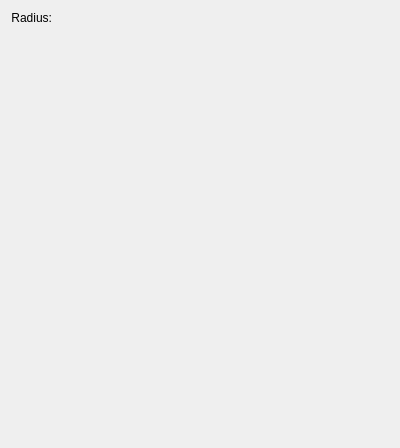
<?xml version="1.0" encoding="UTF-8"?>
<ui version="4.0">
 <class>WdgMyPaintOptions</class>
 <widget class="QWidget" name="WdgMyPaintOptions">
  <property name="geometry">
   <rect>
    <x>0</x>
    <y>0</y>
    <width>400</width>
    <height>448</height>
   </rect>
  </property>
  <property name="sizePolicy">
   <sizepolicy hsizetype="Preferred" vsizetype="Preferred">
    <horstretch>0</horstretch>
    <verstretch>0</verstretch>
   </sizepolicy>
  </property>
  <property name="minimumSize">
   <size>
    <width>400</width>
    <height>415</height>
   </size>
  </property>
  <layout class="QGridLayout" name="gridLayout" columnstretch="0,1">
   <item row="0" column="0">
    <widget class="QLabel" name="lbl_diameter">
     <property name="text">
      <string>Radius:</string>
     </property>
     <property name="alignment">
      <set>Qt::AlignRight|Qt::AlignTrailing|Qt::AlignVCenter</set>
     </property>
    </widget>
   </item>
   <item row="0" column="1">
    <widget class="KisDoubleSliderSpinBox" name="radiusSlider" native="true"/>
   </item>
   <item row="1" column="1">
    <spacer name="verticalSpacer">
     <property name="orientation">
      <enum>Qt::Vertical</enum>
     </property>
     <property name="sizeHint" stdset="0">
      <size>
       <width>20</width>
       <height>418</height>
      </size>
     </property>
    </spacer>
   </item>
  </layout>
 </widget>
 <customwidgets>
  <customwidget>
   <class>KisDoubleSliderSpinBox</class>
   <extends>QWidget</extends>
   <header>kis_slider_spin_box.h</header>
   <container>1</container>
  </customwidget>
 </customwidgets>
 <resources/>
 <connections/>
</ui>
